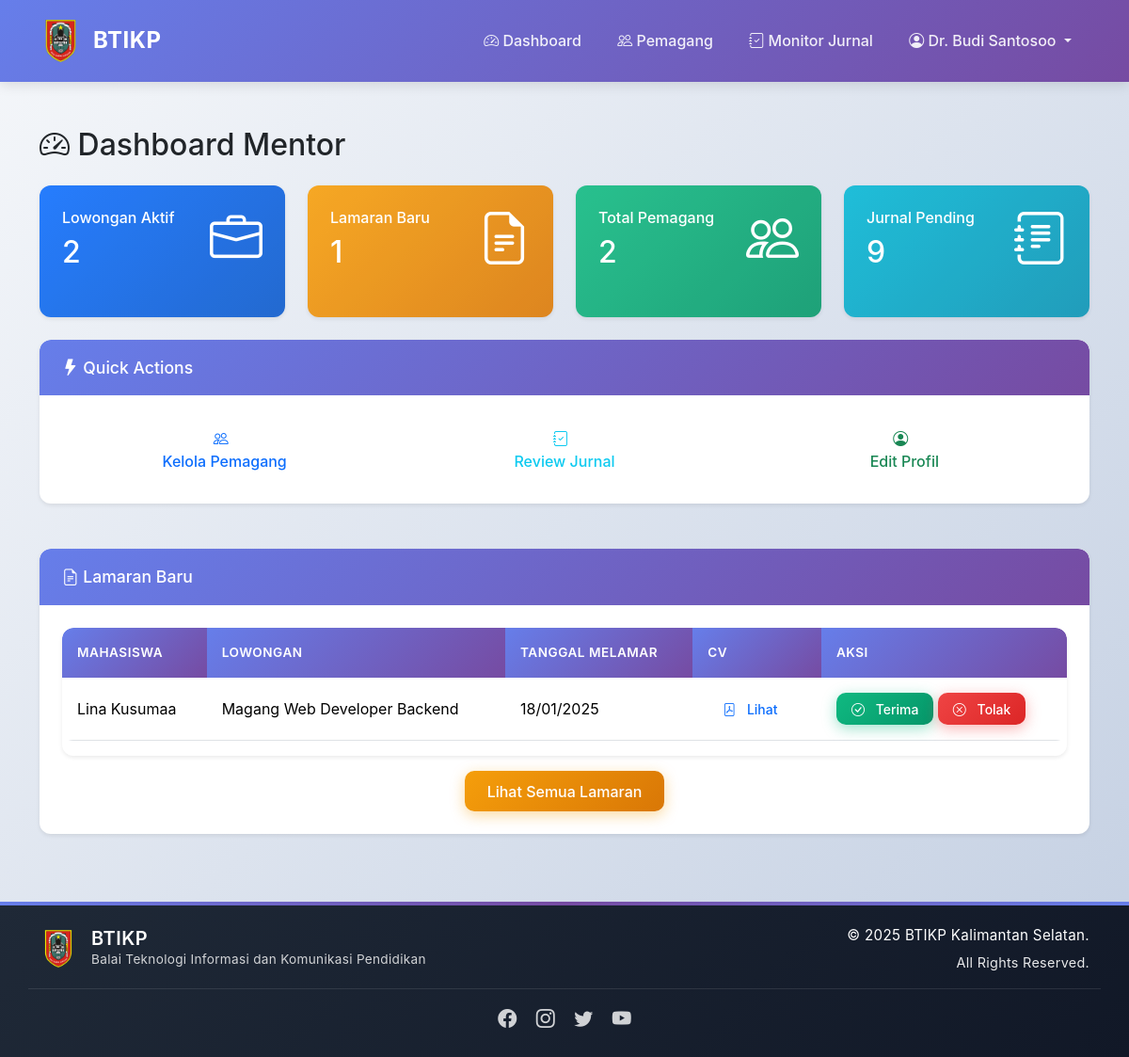
/pages/dashboard_mentor.php (signed in), run on the app's committed database.
### tables this page shows
CREATE TABLE `lamaran` (
  `id` int(11) NOT NULL,
  `user_id` int(11) NOT NULL,
  `lowongan_id` int(11) NOT NULL,
  `mentor_id` int(11) NOT NULL,
  `tgl_melamar` date NOT NULL,
  `status` enum('proses','diterima','ditolak') DEFAULT 'proses',
  `file_cv` varchar(255) DEFAULT NULL
);

CREATE TABLE `users` (
  `id` int(11) NOT NULL,
  `nama` varchar(100) NOT NULL,
  `email` varchar(100) NOT NULL,
  `password` varchar(255) NOT NULL,
  `role` enum('mahasiswa','mentor','admin') NOT NULL,
  `created_at` datetime DEFAULT CURRENT_TIMESTAMP
);

CREATE TABLE `lowongan` (
  `id` int(11) NOT NULL,
  `judul` varchar(255) NOT NULL,
  `deskripsi` text,
  `mentor_id` int(11) NOT NULL,
  `tgl_mulai` date DEFAULT NULL,
  `tgl_selesai` date DEFAULT NULL,
  `status` enum('open','closed') DEFAULT 'open'
);

### pages/dashboard_mentor.php (the view, shortened to what this page needs)
<?php
require_once '../config/database.php';
include '../includes/header.php';
$user_id = $_SESSION['user_id'];
$query_lowongan = "SELECT COUNT(*) as total FROM lowongan WHERE mentor_id = '$user_id' AND status = 'open'";
$result_lowongan = mysqli_query($conn, $query_lowongan);
$total_lowongan = mysqli_fetch_assoc($result_lowongan)['total'];
$query_lamaran = "SELECT COUNT(*) as total FROM lamaran WHERE mentor_id = '$user_id' AND status = 'proses'";
$result_lamaran = mysqli_query($conn, $query_lamaran);
$total_lamaran = mysqli_fetch_assoc($result_lamaran)['total'];
$query_pemagang = "SELECT COUNT(*) as total FROM lamaran WHERE mentor_id = '$user_id' AND status = 'diterima'";
$result_pemagang = mysqli_query($conn, $query_pemagang);
$total_pemagang = mysqli_fetch_assoc($result_pemagang)['total'];
$query_jurnal = "SELECT COUNT(*) as total FROM jurnal WHERE mentor_id = '$user_id' AND feedback IS NULL";
$result_jurnal = mysqli_query($conn, $query_jurnal);
$total_jurnal_pending = mysqli_fetch_assoc($result_jurnal)['total'];
$query_lamaran_baru = "SELECT l.*, u.nama as nama_mahasiswa, lo.judul as judul_lowongan
                       FROM lamaran l
                       JOIN users u ON l.user_id = u.id
                       JOIN lowongan lo ON l.lowongan_id = lo.id
                       WHERE l.mentor_id = '$user_id' AND l.status = 'proses'
                       ORDER BY l.tgl_melamar DESC LIMIT 5";
$result_lamaran_baru = mysqli_query($conn, $query_lamaran_baru);
?>
<div class="container my-5">
    <h2 class="mb-4">
        <i class="bi bi-speedometer2"></i> Dashboard Mentor
    </h2>
    <div class="row g-4 mb-4">
        <div class="col-md-3">
            <div class="card bg-primary text-white h-100">
                <div class="card-body">
                    <div class="d-flex justify-content-between align-items-center">
                        <div>
                            <h6 class="card-title mb-0">Lowongan Aktif</h6>
                            <h2 class="mt-2 mb-0"><?= $total_lowongan ?></h2>
                        </div>
                        <i class="bi bi-briefcase display-4"></i>
                    </div>
                </div>
            </div>
        </div>
        <div class="col-md-3">
            <div class="card bg-warning text-white h-100">
                <div class="card-body">
                    <div class="d-flex justify-content-between align-items-center">
                        <div>
                            <h6 class="card-title mb-0">Lamaran Baru</h6>
                            <h2 class="mt-2 mb-0"><?= $total_lamaran ?></h2>
                        </div>
                        <i class="bi bi-file-earmark-text display-4"></i>
                    </div>
                </div>
            </div>
        </div>
        <div class="col-md-3">
            <div class="card bg-success text-white h-100">
                <div class="card-body">
                    <div class="d-flex justify-content-between align-items-center">
                        <div>
                            <h6 class="card-title mb-0">Total Pemagang</h6>
                            <h2 class="mt-2 mb-0"><?= $total_pemagang ?></h2>
                        </div>
                        <i class="bi bi-people display-4"></i>
                    </div>
                </div>
            </div>
        </div>
        <div class="col-md-3">
            <div class="card bg-info text-white h-100">
                <div class="card-body">
                    <div class="d-flex justify-content-between align-items-center">
                        <div>
                            <h6 class="card-title mb-0">Jurnal Pending</h6>
                            <h2 class="mt-2 mb-0"><?= $total_jurnal_pending ?></h2>
                        </div>
                        <i class="bi bi-journal-text display-4"></i>
                    </div>
                </div>
            </div>
        </div>
    </div>
    <div class="row g-4 mb-4">
        <div class="col-md-12">
            <div class="card">
                <div class="card-header bg-primary text-white">
                    <h5 class="mb-0"><i class="bi bi-lightning-fill"></i> Quick Actions</h5>
                </div>
                <div class="card-body">
                    <div class="row g-3">
                        <div class="col-md-4">
                            <a href="pemagang_list.php" class="btn btn-outline-primary w-100">
                                <i class="bi bi-people"></i><br>Kelola Pemagang
                            </a>
                        </div>
                        <div class="col-md-4">
                            <a href="jurnal_monitor.php" class="btn btn-outline-info w-100">
                                <i class="bi bi-journal-check"></i><br>Review Jurnal
                            </a>
                        </div>
                        <div class="col-md-4">
                            <a href="profile_mentor.php" class="btn btn-outline-success w-100">
                                <i class="bi bi-person-circle"></i><br>Edit Profil
                            </a>
                        </div>
                    </div>
                </div>
            </div>
        </div>
    </div>
    <div class="row">
        <div class="col-md-12">
            <div class="card">
                <div class="card-header bg-warning text-white">
                    <h5 class="mb-0"><i class="bi bi-file-earmark-text"></i> Lamaran Baru</h5>
                </div>
                <div class="card-body">
                    <?php if (mysqli_num_rows($result_lamaran_baru) > 0): ?>
                        <div class="table-responsive">
                            <table class="table table-hover">
                                <thead>
                                    <tr>
                                        <th>Mahasiswa</th>
                                        <th>Lowongan</th>
                                        <th>Tanggal Melamar</th>
                                        <th>CV</th>
                                        <th>Aksi</th>
                                    </tr>
                                </thead>
                                <tbody>
                                    <?php while ($row = mysqli_fetch_assoc($result_lamaran_baru)): ?>
                                    <tr>
                                        <td><?= $row['nama_mahasiswa'] ?></td>
                                        <td><?= $row['judul_lowongan'] ?></td>
                                        <td><?= date('d/m/Y', strtotime($row['tgl_melamar'])) ?></td>
                                        <td>
                                            <?php if ($row['file_cv']): ?>
                                                <a href="../assets/uploads/<?= $row['file_cv'] ?>" target="_blank" class="btn btn-sm btn-outline-primary">
                                                    <i class="bi bi-file-pdf"></i> Lihat
                                                </a>
                                            <?php else: ?>
                                                <span class="text-muted">-</span>
                                            <?php endif; ?>
                                        </td>
                                        <td>
                                            <button class="btn btn-sm btn-success" data-bs-toggle="modal" data-bs-target="#approveModal<?= $row['id'] ?>">
                                                <i class="bi bi-check-circle"></i> Terima
                                            </button>
                                            <button class="btn btn-sm btn-danger" data-bs-toggle="modal" data-bs-target="#rejectModal<?= $row['id'] ?>">
                                                <i class="bi bi-x-circle"></i> Tolak
                                            </button>
                                        </td>
                                    </tr>
                                    <?php endwhile; ?>
                                </tbody>
                            </table>
                        </div>
                        <div class="text-center mt-3">
                            <a href="pemagang_list.php" class="btn btn-warning">Lihat Semua Lamaran</a>
                        </div>
                    <?php else: ?>
                        <div class="alert alert-info mb-0">
                            <i class="bi bi-info-circle"></i> Belum ada lamaran baru saat ini.
                        </div>
                    <?php endif; ?>
                </div>
            </div>
        </div>
    </div>
</div>
<?php include '../includes/footer.php'; ?>

### assets/css/style.css (style rules this page uses)
:root { --primary-color: #0d6efd; --primary-dark: #0a58ca; --secondary-color: #6c757d; --success-color: #198754; --info-color: #0dcaf0; --warning-color: #ffc107; --danger-color: #dc3545; --light-bg: #f8f9fa; --dark-text: #212529; --shadow-sm: 0 2px 4px rgba(0,0,0,0.08); --shadow-md: 0 4px 12px rgba(0,0,0,0.1); --shadow-lg: 0 8px 24px rgba(0,0,0,0.12); --border-radius: 12px; --transition: all 0.3s cubic-bezier(0.4, 0, 0.2, 1); }
* { margin: 0; padding: 0; box-sizing: border-box; }
body { font-family: 'Inter', -apple-system, BlinkMacSystemFont, 'Segoe UI', Roboto, 'Helvetica Neue', Arial, sans-serif; line-height: 1.6; color: var(--dark-text); background: linear-gradient(135deg, #f5f7fa 0%, #c3cfe2 100%); min-height: 100vh; overflow-x: hidden; }
html { scroll-behavior: smooth; }
.card { border: none; border-radius: var(--border-radius); box-shadow: var(--shadow-sm); transition: var(--transition); overflow: hidden; background: white; margin-bottom: 1.5rem; }
.card-header { border: none; border-radius: var(--border-radius) var(--border-radius) 0 0 !important; font-weight: 600; padding: 1.2rem 1.5rem; background: linear-gradient(135deg, #667eea 0%, #764ba2 100%); color: white; }
.card-header h5 { margin: 0; font-size: 1.1rem; }
.card-body { padding: 1.5rem; }
.card.bg-primary, .card.bg-success, .card.bg-info, .card.bg-warning { background: linear-gradient(135deg, var(--primary-color) 0%, var(--primary-dark) 100%) !important; border: none; position: relative; overflow: hidden; color: white; }
.card.bg-success { background: linear-gradient(135deg, #10b981 0%, #059669 100%) !important; }
.card.bg-info { background: linear-gradient(135deg, #06b6d4 0%, #0891b2 100%) !important; }
.card.bg-warning { background: linear-gradient(135deg, #f59e0b 0%, #d97706 100%) !important; }
.card.bg-primary::before, .card.bg-success::before, .card.bg-info::before, .card.bg-warning::before { content: ''; position: absolute; top: -50%; right: -50%; width: 200%; height: 200%; background: rgba(255, 255, 255, 0.1); transform: rotate(45deg); transition: var(--transition); }
.btn { border-radius: 10px; padding: 0.6rem 1.5rem; font-weight: 500; transition: var(--transition); border: none; position: relative; overflow: hidden; z-index: 1; }
.btn::before { content: ''; position: absolute; top: 50%; left: 50%; width: 0; height: 0; border-radius: 50%; background: rgba(255, 255, 255, 0.3); transform: translate(-50%, -50%); transition: width 0.6s, height 0.6s; z-index: -1; }
.btn-success { background: linear-gradient(135deg, #10b981 0%, #059669 100%); box-shadow: 0 4px 15px rgba(16, 185, 129, 0.4); }
.btn-warning { background: linear-gradient(135deg, #f59e0b 0%, #d97706 100%); box-shadow: 0 4px 15px rgba(245, 158, 11, 0.4); color: white; }
.btn-danger { background: linear-gradient(135deg, #ef4444 0%, #dc2626 100%); box-shadow: 0 4px 15px rgba(239, 68, 68, 0.4); }
.btn-sm { padding: 0.4rem 1rem; font-size: 0.875rem; }
.table { border-radius: var(--border-radius); overflow: hidden; }
.table thead th { background: linear-gradient(135deg, #667eea 0%, #764ba2 100%); color: white; border: none; font-weight: 600; padding: 1rem; text-transform: uppercase; font-size: 0.85rem; letter-spacing: 0.5px; }
.table tbody tr { transition: var(--transition); }
.table tbody td { padding: 1rem; vertical-align: middle; }
.table-responsive { border-radius: var(--border-radius); box-shadow: var(--shadow-sm); }
.container { animation: fadeIn 0.6s ease; }
.bi { transition: var(--transition); }
.card-title .bi, .btn .bi { margin-right: 0.5rem; }
.table-hover tbody tr { cursor: pointer; }

### data on the page
lamaran: user.nama "Lina Kusumaa", lowongan.judul "Magang Web Developer Backend", tgl_melamar "18/01/2025"

### other printed values
$_SESSION['nama'] "Dr. Budi Santosoo"
$total_lowongan "2"
$total_lamaran "1"
$total_pemagang "2"
$total_jurnal_pending "9"
